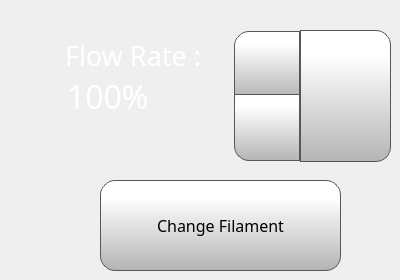
      <widget class="QWidget" name="filamentTab">
       <attribute name="icon">
        <iconset>
         <normaloff>templates/img/Spool.png</normaloff>
         <normalon>templates/img/Spool_Selected.png</normalon>
         <activeon>png/Spool_Selected.png</activeon>
         <selectedoff>png/Spool.png</selectedoff>
         <selectedon>png/Spool_Selected.png</selectedon>templates/img/Spool.png</iconset>
       </attribute>
       <attribute name="title">
        <string/>
       </attribute>
       <widget class="QToolButton" name="changeFilamentButton">
        <property name="geometry">
         <rect>
          <x>100</x>
          <y>180</y>
          <width>241</width>
          <height>91</height>
         </rect>
        </property>
        <property name="font">
         <font>
          <family>Gotham</family>
          <pointsize>12</pointsize>
         </font>
        </property>
        <property name="styleSheet">
         <string notr="true">QToolButton  {
     border: 1px solid rgb(87, 87, 87);
	background-color: qlineargradient(spread:pad, x1:0, y1:1, x2:0, y2:0.188, stop:0 rgba(180, 180, 180, 255), stop:1 rgba(255, 255, 255, 255));
border-radius: 15px;


}

QToolButton :pressed {
    background-color: qlineargradient(x1: 0, y1: 0, x2: 0, y2: 1,
                                      stop: 0 #dadbde, stop: 1 #f6f7fa);
}

QToolButton :flat {
    border: none; /* no border for a flat push button */
}

QToolButton :default {
    border-color: navy; /* make the default button prominent */
}

QToolButton :focus {
	outline: none;
}</string>
        </property>
        <property name="text">
         <string>Change Filament</string>
        </property>
        <property name="icon">
         <iconset>
          <normaloff>templates/img/changeFilament.png</normaloff>templates/img/changeFilament.png</iconset>
        </property>
        <property name="iconSize">
         <size>
          <width>60</width>
          <height>60</height>
         </size>
        </property>
        <property name="toolButtonStyle">
         <enum>Qt::ToolButtonTextUnderIcon</enum>
        </property>
       </widget>
       <widget class="QPushButton" name="setFlowRateButton">
        <property name="geometry">
         <rect>
          <x>300</x>
          <y>30</y>
          <width>91</width>
          <height>132</height>
         </rect>
        </property>
        <property name="font">
         <font>
          <family>Gotham</family>
          <pointsize>13</pointsize>
         </font>
        </property>
        <property name="styleSheet">
         <string notr="true">QPushButton {
     border: 1px solid rgb(87, 87, 87);
	background-color: qlineargradient(spread:pad, x1:0, y1:1, x2:0, y2:0.188, stop:0 rgba(180, 180, 180, 255), stop:1 rgba(255, 255, 255, 255));
border-top-right-radius: 15px;
border-bottom-right-radius: 15px;

}

QPushButton:pressed {
    background-color: qlineargradient(x1: 0, y1: 0, x2: 0, y2: 1,
                                      stop: 0 #dadbde, stop: 1 #f6f7fa);
}

QPushButton:flat {
    border: none; /* no border for a flat push button */
}

QPushButton:default {
    border-color: navy; /* make the default button prominent */
}

QPushButton:focus {
	outline: none;
}</string>
        </property>
        <property name="text">
         <string/>
        </property>
        <property name="icon">
         <iconset>
          <normaloff>templates/img/verification-mark.png</normaloff>templates/img/verification-mark.png</iconset>
        </property>
        <property name="iconSize">
         <size>
          <width>50</width>
          <height>50</height>
         </size>
        </property>
       </widget>
       <widget class="QSpinBox" name="flowRateSpinBox">
        <property name="geometry">
         <rect>
          <x>62</x>
          <y>28</y>
          <width>241</width>
          <height>136</height>
         </rect>
        </property>
        <property name="font">
         <font>
          <family>Gotham</family>
          <pointsize>24</pointsize>
         </font>
        </property>
        <property name="styleSheet">
         <string notr="true">QSpinBox {
    padding-right: 5px; /* make room for the arrows */
	color: rgb(255, 255, 255);
	background-color: rgba(255, 255, 255, 0);
   
}
QSpinBox ::text:selected {
	background-color: rgb(255, 146, 57);
   
}
QSpinBox::up-button {
     border: 1px solid rgb(87, 87, 87);

border-top-left-radius: 15px;
	background-color: qlineargradient(spread:pad, x1:0, y1:1, x2:0, y2:0.188, stop:0 rgba(180, 180, 180, 255), stop:1 rgba(255, 255, 255, 255));
    width: 60px;
     height: 61px;
    padding: 2px;
}

QSpinBox::up-arrow { image: url(./templates/img/arrows.png);
    width: 40px;
     height: 40px;
padding: 5px; }



QSpinBox::up-button:pressed {
    background-color: qlineargradient(x1: 0, y1: 0, x2: 0, y2: 1,
                                      stop: 0 #dadbde, stop: 1 #f6f7fa);
}


QSpinBox::down-button {
     border: 1px solid rgb(87, 87, 87);
border-bottom-left-radius: 15px;
	background-color: qlineargradient(spread:pad, x1:0, y1:1, x2:0, y2:0.188, stop:0 rgba(180, 180, 180, 255), stop:1 rgba(255, 255, 255, 255));
    width: 60px;
     height: 61px;
    padding: 2px;
}

QSpinBox::down-arrow {image: url(./templates/img/arrows-5.png);
    width: 40px;
     height: 40px;
padding: 5px;
}

QSpinBox::down-button:pressed {
    background-color: qlineargradient(x1: 0, y1: 0, x2: 0, y2: 1,
                                      stop: 0 #dadbde, stop: 1 #f6f7fa);

}

</string>
        </property>
        <property name="frame">
         <bool>false</bool>
        </property>
        <property name="readOnly">
         <bool>false</bool>
        </property>
        <property name="buttonSymbols">
         <enum>QAbstractSpinBox::UpDownArrows</enum>
        </property>
        <property name="accelerated">
         <bool>true</bool>
        </property>
        <property name="suffix">
         <string>%</string>
        </property>
        <property name="minimum">
         <number>75</number>
        </property>
        <property name="maximum">
         <number>125</number>
        </property>
        <property name="singleStep">
         <number>1</number>
        </property>
        <property name="value">
         <number>100</number>
        </property>
       </widget>
       <widget class="QLabel" name="flowRateLabelControlPage">
        <property name="geometry">
         <rect>
          <x>65</x>
          <y>40</y>
          <width>181</width>
          <height>31</height>
         </rect>
        </property>
        <property name="font">
         <font>
          <family>Gotham Light</family>
          <pointsize>20</pointsize>
          <weight>50</weight>
          <bold>false</bold>
         </font>
        </property>
        <property name="styleSheet">
         <string notr="true">color: rgb(255, 255, 255);
background-color: rgba(255, 255, 255, 0);</string>
        </property>
        <property name="text">
         <string>Flow Rate :</string>
        </property>
       </widget>
       <zorder>flowRateSpinBox</zorder>
       <zorder>setFlowRateButton</zorder>
       <zorder>flowRateLabelControlPage</zorder>
       <zorder>changeFilamentButton</zorder>
      </widget>
